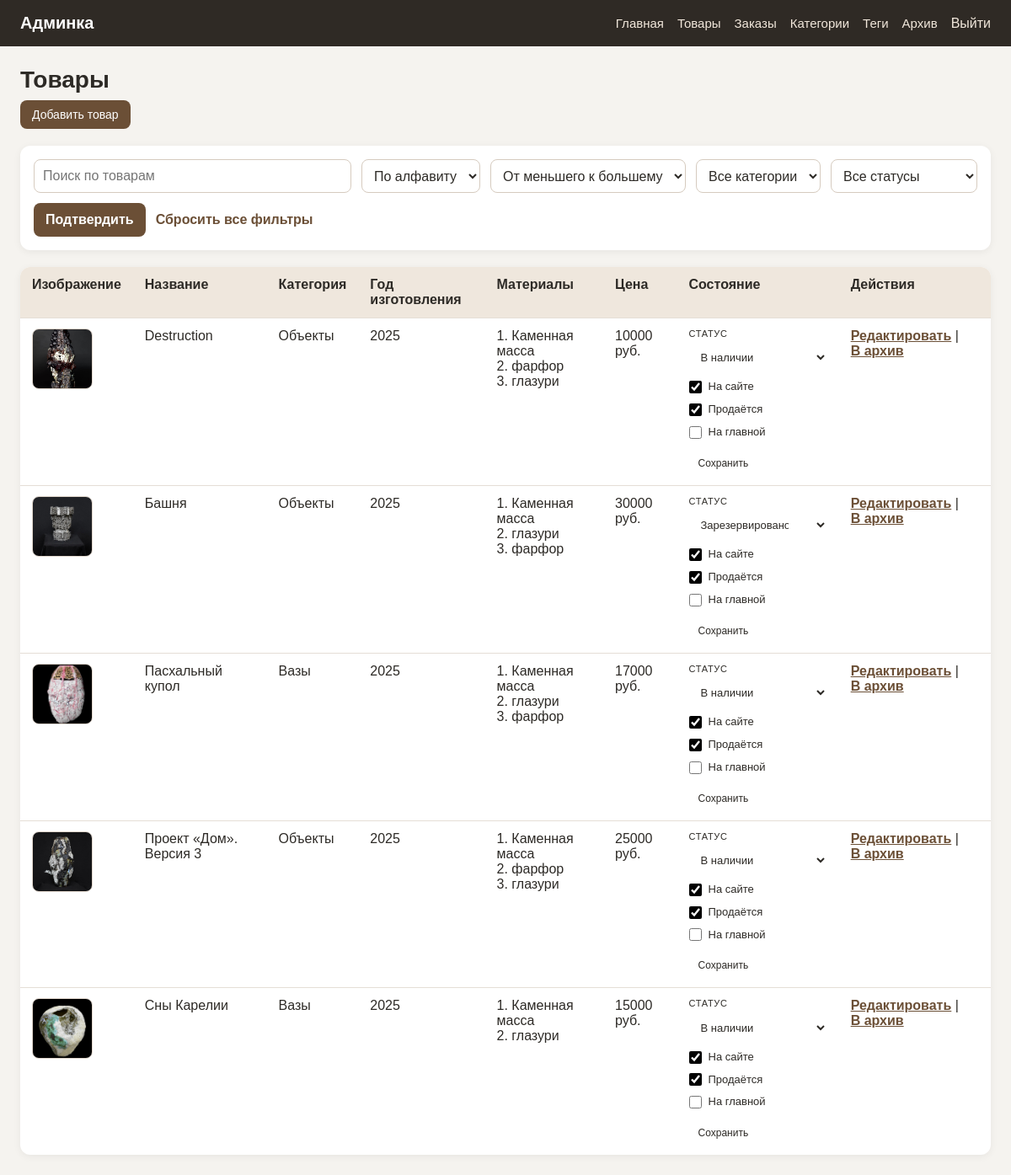
Screenshot of /admin/products (signed in) with the database file from the repository.
### tables this page shows
CREATE TABLE products (
    id TEXT PRIMARY KEY,
    name TEXT NOT NULL,
    description TEXT,
    price INTEGER NOT NULL,
    status TEXT NOT NULL DEFAULT 'available',
    img TEXT,
    category_id INTEGER,
    year INTEGER,
    materials TEXT NOT NULL DEFAULT 'Каменная масса',
    is_visible INTEGER NOT NULL DEFAULT 1,
    is_for_sale INTEGER NOT NULL DEFAULT 1,
    is_archived INTEGER NOT NULL DEFAULT 0,
    is_featured INTEGER NOT NULL DEFAULT 0,
    FOREIGN KEY (category_id) REFERENCES categories(id)
    );

CREATE TABLE categories (
    id INTEGER PRIMARY KEY AUTOINCREMENT,
    name TEXT NOT NULL UNIQUE,
    slug TEXT NOT NULL UNIQUE,
    description TEXT
    );

### routes/admin/products.py (the view)
@admin_bp.route("/admin/products")
def admin_products():
    category_slug = request.args.get('category')
    sort_by = request.args.get('sort_by', 'name')
    order = request.args.get('order', 'ASC').upper()
    search_query = request.args.get('q', '').strip()
    status = request.args.get('status', '').strip().lower()
    categories = get_all_categories()
    current_category = None
    if category_slug:
        current_category = get_category_by_slug(category_slug)
        if not current_category:
            flash('Категория не найдена', 'error')
            return redirect(url_for('admin.admin_products'))
    if status and status not in PRODUCT_STATUSES:
        flash('Некорректный статус товара', 'error')
        return redirect(url_for('admin.admin_products'))
    products = get_all_products(category_slug=category_slug,
                                sort_by=sort_by,
                                order=order,
                                search_query=search_query,
                                status=status,
                                only_visible=False,
                                is_archived=False)
    return render_template("admin/products.html",
                           products=products,
                           categories=categories,
                           category_slug=category_slug,
                           current_category=current_category,
                           current_sort=sort_by,
                           current_order=order,
                           current_status=status,
                           search_query=search_query,
                           product_statuses=PRODUCT_STATUSES)

### app.py (called while the page is built, shortened)
@app.before_request
def protect_from_csrf():
    if request.method != "POST":
        return

@app.context_processor
def inject_cart_count():
    return {"cart_count": get_cart_count(session)}

@app.context_processor
def inject_csrf_token():
    return {"csrf_token": get_csrf_token}

### database/categories.py (called while the page is built)
def get_all_categories():
    conn = get_db_connection()
    categories = conn.execute("SELECT * FROM categories ORDER BY name").fetchall()
    conn.close()
    return categories

### database/connection.py (called while the page is built)
def get_db_connection():
    conn = sqlite3.connect(DB_PATH)
    conn.execute("PRAGMA foreign_keys = ON")
    conn.row_factory = sqlite3.Row
    return conn

### routes/admin/auth.py (called while the page is built)
@admin_bp.before_request
def require_admin_login():
    allowed_endpoints = {
        'admin.login'
    }
    if request.endpoint in allowed_endpoints:
        return
    if session.get('is_admin'):
        return
    flash('Сначала войдите в админку', 'error')
    return redirect(url_for('admin.login'))

### services/cart_service.py (called while the page is built)
def get_cart(session):
    return session.get("cart", {})

def get_cart_count(session):
    cart = get_cart(session)
    return sum(cart.values())

### services/csrf_service.py (called while the page is built)
def get_csrf_token():
    if "csrf_token" not in session:
        session["csrf_token"] = secrets.token_urlsafe(32)
    return session["csrf_token"]

### templates/admin/products.html (shortened to what this page needs)
{% extends "admin/base.html" %}
{% block content %}
<h1 class="admin-page-title">Товары</h1>
<div class="admin-actions">
    <a href="{{ url_for('admin.new_product') }}" class="admin-button">
        Добавить товар
    </a>
</div>
<form action="{{ url_for('admin.admin_products') }}" method="get" class='admin-filters'>
    <input type="text" name="q" value="{{ search_query }}" placeholder="Поиск по товарам" class="admin-search-input">
    <select name="sort_by" id="sort_by">
        <option value="name" {% if current_sort == 'name'%}selected{% endif %}>По алфавиту</option>
    </select>
    <select name="order" id="order">
        <option value="ASC" {% if current_order == 'ASC'%}selected{% endif %}>От меньшего к большему</option>
    </select>
    <select name="category" id="category">
        <option value="">Все категории</option>
    </select>
	<select name="status" id="status">
		<option value="">Все статусы</option>
	</select>
    <button type="submit">Подтвердить</button>
	<a href="{{ url_for('admin.admin_products')}}" class="admin-reset-link">Сбросить все фильтры</a>
</form>
{% if products %}
    <div class="admin-table-wrapper">
        <table class="admin-table">
            <tr>
                <th>Изображение</th>
                <th>Название</th>
                <th>Категория</th>
                <th>Год изготовления</th>
                <th>Материалы</th>
                <th>Цена</th>
                <th>Состояние</th>
                <th>Действия</th>
            </tr>
            {% for product in products %}
            <tr>
                <td>
                    {% if product.img %}
                        <img src="{{ product.img }}" alt="{{ product.name }}" class="admin-product-thumb">
                    {% else %}
                        <span class="admin-muted">Нет фото</span>
                    {% endif %}
                </td>
                <td>{{ product.name }}</td>
                <td>{{ product.category_name if product.category_name else '—' }}</td>
                <td>{{ product.year if product.year else "—" }}</td>
                <td>
                    {% if product.materials %}
                        {% for item in product.materials.split(', ') %}
                            {{ loop.index }}. {{ item }}<br>
                        {% endfor %}
                    {% else %}
                        —
                    {% endif %}
                </td>
                <td>{{ product.price }} руб.</td>
                <td class="admin-product-state">
                    <form
                        action="{{ url_for('admin.update_product_state_route', product_id=product.id) }}"
                        method="post"
                        class="admin-product-state__form"
                    >
                        <label class="admin-product-state__field">
                            <span>Статус</span>
                            <select name="status">
                                {% for status_value, status_label in product_statuses.items() %}
                                    <option
                                        value="{{ status_value }}"
                                        {% if product.status == status_value %}selected{% endif %}
                                    >
                                        {{ status_label }}
                                    </option>
                                {% endfor %}
                            </select>
                        </label>
                        <label class="admin-product-state__check">
                            <input
                                type="checkbox"
                                name="is_visible"
                                value="1"
                                {% if product.is_visible %}checked{% endif %}
                            >
                            <span>На сайте</span>
                        </label>
                        <label class="admin-product-state__check">
                            <input
                                type="checkbox"
                                name="is_for_sale"
                                value="1"
                                {% if product.is_for_sale %}checked{% endif %}
                            >
                            <span>Продаётся</span>
                        </label>
                        <label class="admin-product-state__check">
                            <input
                                type="checkbox"
                                name="is_featured"
                                value="1"
                            >
                            <span>На главной</span>
                        </label>
                        <button type="submit" class="admin-product-state__submit">
                            Сохранить
                        </button>
                    </form>
                </td>
                <td>
                    <a href="{{ url_for('admin.edit_product', product_id=product.id) }}">Редактировать</a>
                    |
                    <form action="{{url_for('admin.archive_product_route', product_id=product.id)}}" method="post" class="admin-inline-form" onsubmit="return confirm('переместить работу в архив?')">
                        <button type="submit" class="admin-link-button">В архив</button>
                    </form>
                </td>
            </tr>
            {% endfor %}
        </table>
    </div>
{% endif %}
{% endblock %}

### static/css/admin.css (style rules this page uses)
* { box-sizing: border-box; }
.admin-body { margin: 0; font-family: Arial, sans-serif; background: #f5f3ef; color: #2d2a26; }
.admin-page-title { margin: 0 0 20px; font-size: 28px; }
.admin-actions { margin-bottom: 20px; }
.admin-filters { display: flex; align-items: center; flex-wrap: wrap; gap: 12px; background: #fff; padding: 16px; margin-bottom: 20px; border-radius: 12px; box-shadow: 0 2px 10px rgba(0,0,0,0.06); }
.admin-filters input, .admin-filters select { height: 40px; padding: 8px 10px; border: 1px solid #d6cbbf; border-radius: 8px; background: #fff; color: #2d2a26; font: inherit; }
.admin-search-input { min-width: 260px; flex: 1; }
.admin-filters button { height: 40px; padding: 0 14px; border: none; border-radius: 8px; background: #6b4f36; color: #fff; font: inherit; font-weight: 600; cursor: pointer; transition: background 0.15s ease, transform 0.1s ease; }
.admin-reset-link { color: #6b4f36; font-weight: 600; text-decoration: none; white-space: nowrap; }
.admin-table-wrapper { overflow-x: auto; background: #fff; border-radius: 12px; box-shadow: 0 2px 10px rgba(0,0,0,0.06); }
.admin-table { width: 100%; border-collapse: collapse; }
.admin-table th, .admin-table td { padding: 12px 14px; border-bottom: 1px solid #e5ded6; text-align: left; vertical-align: top; }
.admin-table th { background: #efe7dd; font-weight: 700; }
.admin-table tr:last-child td { border-bottom: none; }
.admin-table a { color: #6b4f36; font-weight: 600; }
.admin-button { display: inline-block; padding: 9px 14px; border-radius: 8px; border: none; background: #6b4f36; color: #fff; text-decoration: none; cursor: pointer; font-size: 14px; }
.admin-product-thumb { width: 72px; height: 72px; object-fit: cover; border-radius: 8px; border: 1px solid #e0d6cc; }
.admin-inline-form { display: inline; }
.admin-link-button { border: none; background: none; padding: 0; color: #6b4f36; font: inherit; font-weight: 600; cursor: pointer; text-decoration: underline; }
.admin-page-title { margin-bottom: 8px; }
.admin-product-state { min-width: 190px; vertical-align: top; }
.admin-product-state__form { display: flex; flex-direction: column; align-items: stretch; gap: 10px; }
.admin-product-state__field { display: flex; flex-direction: column; gap: 5px; }
.admin-product-state__field > span { color: var(--color-muted); font-size: 11px; line-height: 1.2; letter-spacing: 0.06em; text-transform: uppercase; }
.admin-product-state__field select { width: 100%; min-width: 150px; padding: 8px 30px 8px 10px; border: 1px solid var(--color-line); border-radius: 0; background-color: transparent; color: inherit; font: inherit; font-size: 13px; }
.admin-product-state__check { display: flex; align-items: center; gap: 8px; cursor: pointer; font-size: 13px; line-height: 1.3; }
.admin-product-state__check input { width: 15px; height: 15px; flex: 0 0 auto; margin: 0; accent-color: currentColor; }
.admin-product-state__submit { align-self: flex-start; margin-top: 4px; padding: 7px 11px; border: 1px solid var(--color-dark); background: transparent; color: inherit; font: inherit; font-size: 12px; cursor: pointer; transition: background-color 160ms ease, color 160ms ease; }

### rows the page displays
products: img (picture), name "Destruction", name "Объекты", year "2025", item "Каменная масса" "фарфор" "глазури", price "10000", status "В наличии", is_visible "☑", is_for_sale "☑"
products: img (picture), name "Башня", name "Объекты", year "2025", item "Каменная масса" "глазури" "фарфор", price "30000", status "Зарезервировано", is_visible "☑", is_for_sale "☑"
products: img (picture), name "Пасхальный купол", name "Вазы", year "2025", item "Каменная масса" "глазури" "фарфор", price "17000", status "В наличии", is_visible "☑", is_for_sale "☑"
products: img (picture), name "Проект «Дом». Версия 3", name "Объекты", year "2025", item "Каменная масса" "фарфор" "глазури", price "25000", status "В наличии", is_visible "☑", is_for_sale "☑"
products: img (picture), name "Сны Карелии", name "Вазы", year "2025", item "Каменная масса" "глазури", price "15000", status "В наличии", is_visible "☑", is_for_sale "☑"
